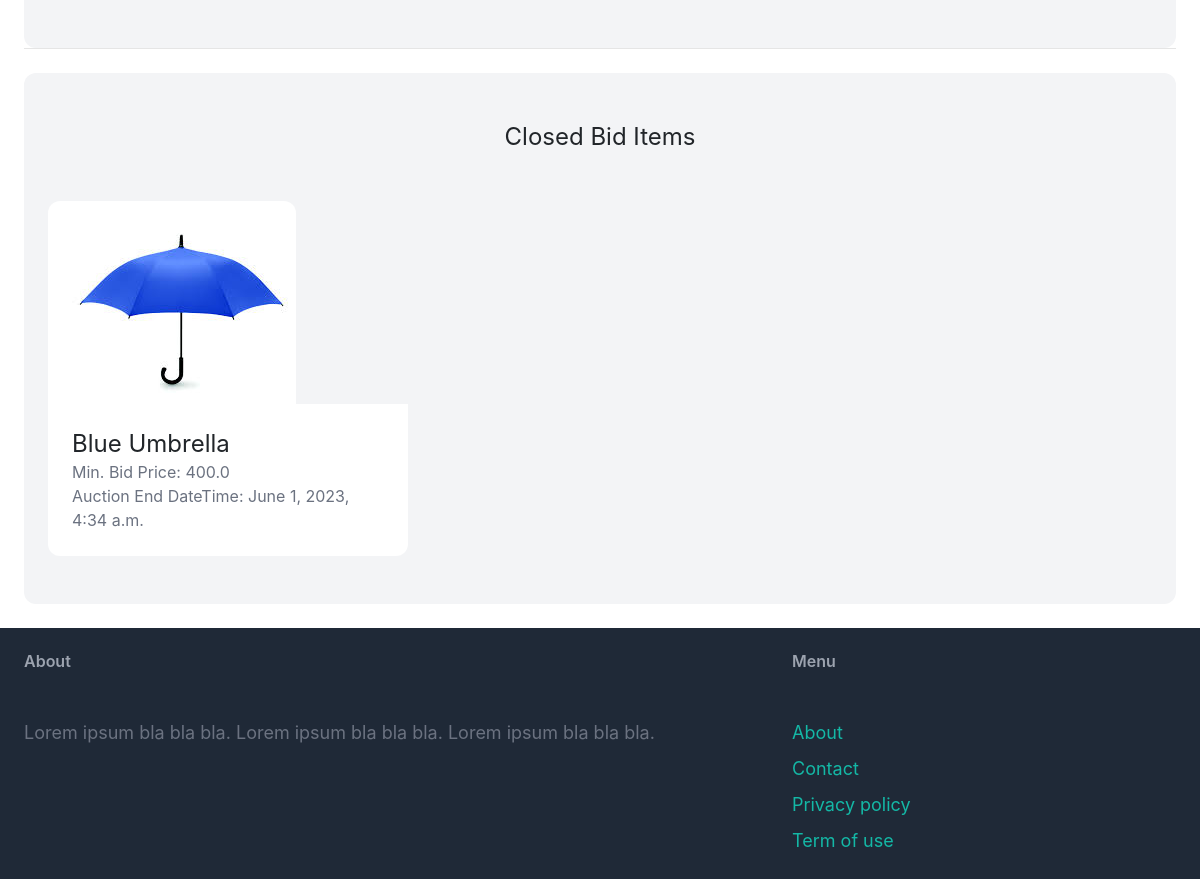
Before: / (signed in, lower part) with the older database file.
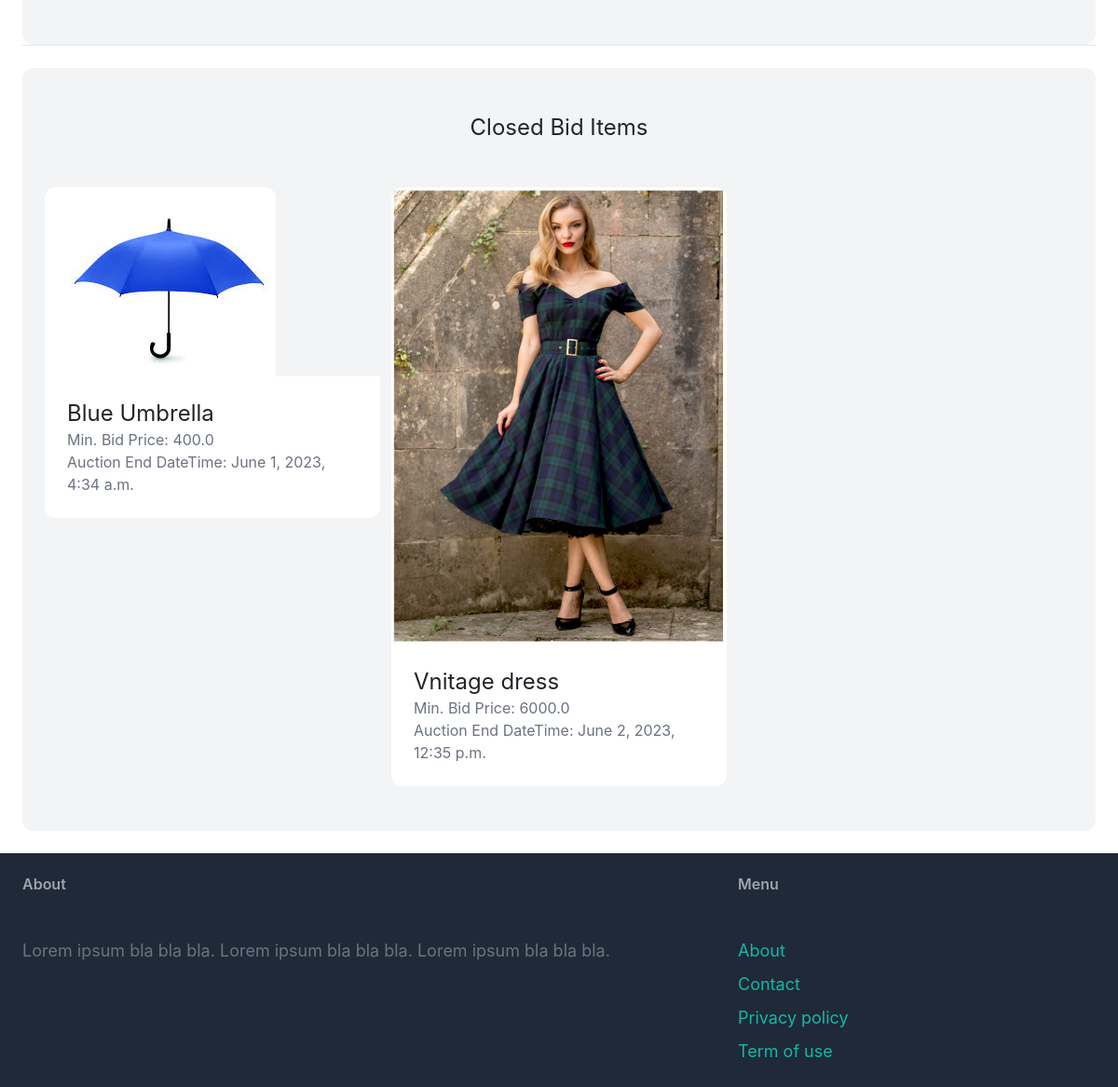
After: the same page with the newer database file.
### item/models.py (models this page shows, shortened)
class Item(models.Model):
    name = models.CharField(max_length=255)
    description = models.TextField(blank=True, null=True)
    minimum_bid_price = models.FloatField()
    image = models.ImageField(upload_to='item_images',blank=True, null=True)
    is_bid_close = models.BooleanField(default=False)
    created_by = models.ForeignKey(CustomUser, related_name='items', on_delete=models.CASCADE)
    created_at = models.DateTimeField(auto_now_add=True)
    auction_end_datetime = models.DateTimeField()

### core/views.py (the view)
# urls.py: path('', views.index, name='index'),
@login_required
def index(request):
    items_need_to_close_bid= Item.objects.filter(is_bid_close=False,auction_end_datetime__lte=timezone.now())
    print('Items whose bids are now closing:')
    for item in items_need_to_close_bid:
        print(item.name)
        item.is_bid_close = True #closing the bid
        item.save()
    items_bid_open = Item.objects.filter(is_bid_close=False,auction_end_datetime__gt=timezone.now()).order_by('-auction_end_datetime')
    items_bid_close = Item.objects.filter(is_bid_close=True)
    return render(request, 'core/index.html', {
        'items_bid_open': items_bid_open,
        'items_bid_close': items_bid_close,
    })

### core/templates/core/index.html (shortened to what this page needs)
{% extends 'core/base.html' %}
{% block content %}
    <div class="mt-6 px-6 py-12 bg-gray-100 rounded-xl">
    </div>
    <hr>
    <div class="mt-6 px-6 py-12 bg-gray-100 rounded-xl">
        <h2 class="mb-12 text-2xl text-center">Closed Bid Items</h2>
        <div class="grid grid-cols-3 gap-3">
            {% for item in items_bid_close %}
                <div>
                    <a href="{% url 'item:detail' item.id %}">
                        <div>
                            <img src="{{ item.image.url }}" class="rounded-t-xl">
                        </div>
                        <div class="p-6 bg-white rounded-b-xl">
                            <h2 class="text-2xl">{{ item.name }}</h2>
                            <p class="text-gray-500">Min. Bid Price: {{ item.minimum_bid_price }}</p>
                            <p class="text-gray-500">Auction End DateTime: {{ item.auction_end_datetime }}</p>
                        </div>
                    </a>
                </div>
            {% endfor %}
        </div>
    </div>
{% endblock %}

Changed rows visible on the page:
added Item: image (picture), name "Vnitage dress", minimum_bid_price "6000.0", auction_end_datetime "June 2, 2023, 12:35 p.m."
